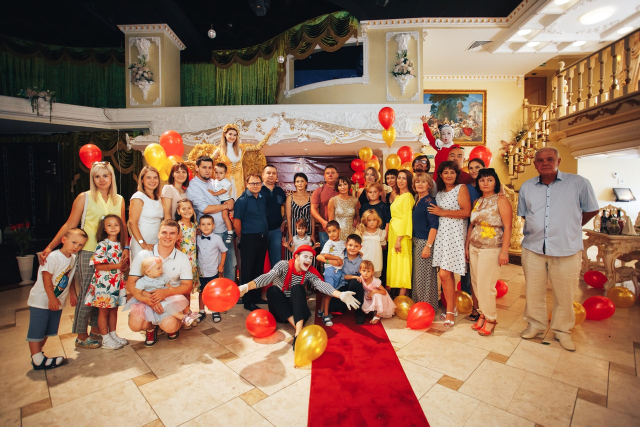
#> input picture sample/group_face.jpg, 1280 x 853 px, given in place of the camera (shown at 1/2 size)
$ python edgeSobel.py   (older library calls are emulated)
#> lines starting #> are read from the running program, lines starting #| are printed output that depends on the picture
import cv2

cap = cv2.VideoCapture(0)

cap.set(cv2.CAP_PROP_FRAME_WIDTH, 640)
cap.set(cv2.CAP_PROP_FRAME_HEIGHT, 480)

while True :
    ret, frame = cap.read()
#> frame is the input picture: shape (853, 1280, 3); mean B, G, R 91.4, 113.6, 148.7
    frame_gray = cv2.cvtColor(frame, cv2.COLOR_BGR2GRAY)
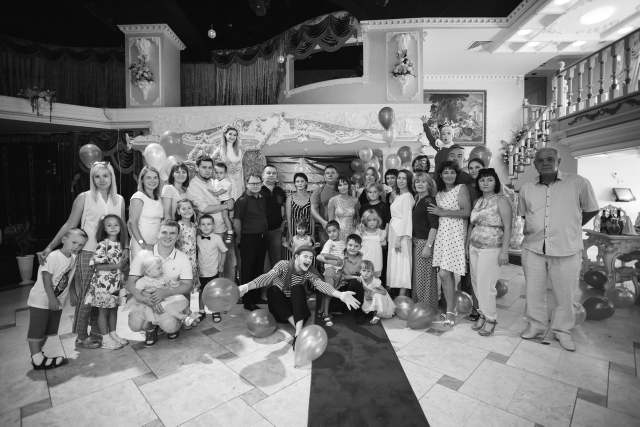
#> frame_gray: shape (853, 1280) (shown at 1/2 size); min 0, max 255, mean 121.6

    img_sobel_x = cv2.Sobel(frame_gray, cv2.CV_64F, 1, 0, ksize=3)
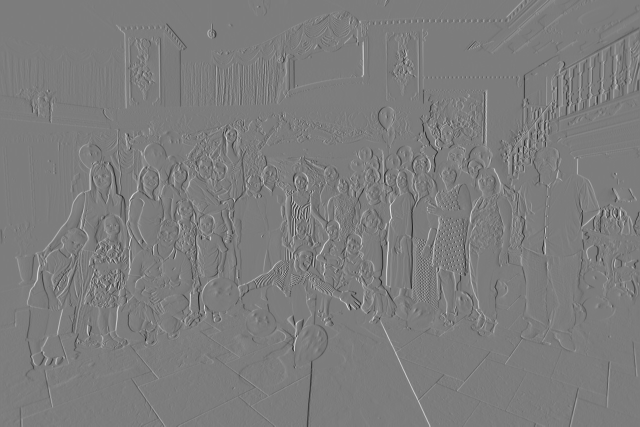
#> img_sobel_x: shape (853, 1280) float64 (shown at 1/2 size); min -844, max 880, mean 0.5; drawn with min black and max white
    img_sobel_x = cv2.convertScaleAbs(img_sobel_x)
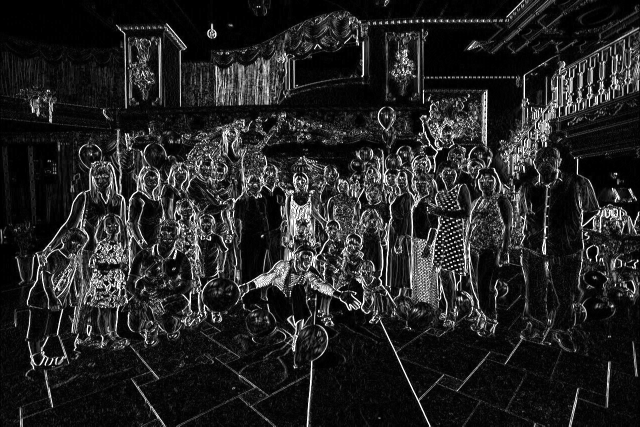
#> img_sobel_x: shape (853, 1280) (shown at 1/2 size); min 0, max 255, mean 36.2

    img_sobel_y = cv2.Sobel(frame_gray, cv2.CV_64F, 0, 1, ksize=3)
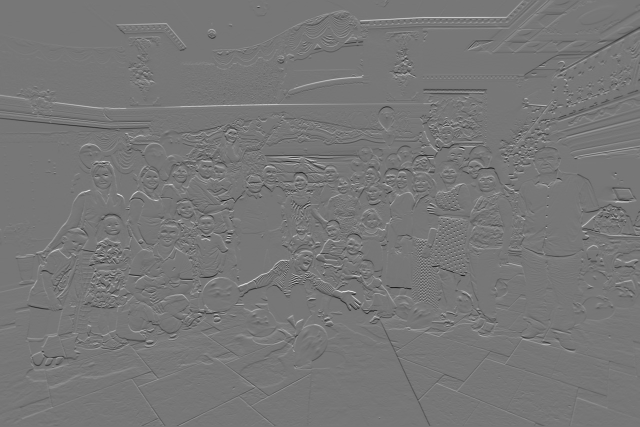
#> img_sobel_y: shape (853, 1280) float64 (shown at 1/2 size); min -838, max 955, mean 1; drawn with min black and max white
    img_sobel_y = cv2.convertScaleAbs(img_sobel_y)
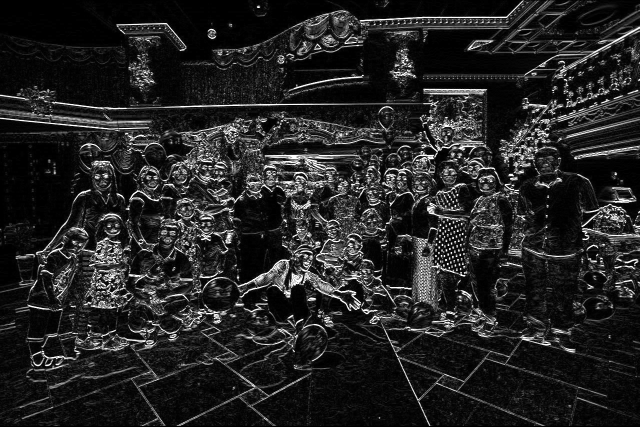
#> img_sobel_y: shape (853, 1280) (shown at 1/2 size); min 0, max 255, mean 35.8

    img_sobel = cv2.addWeighted(img_sobel_x, 1, img_sobel_y, 1, 0)
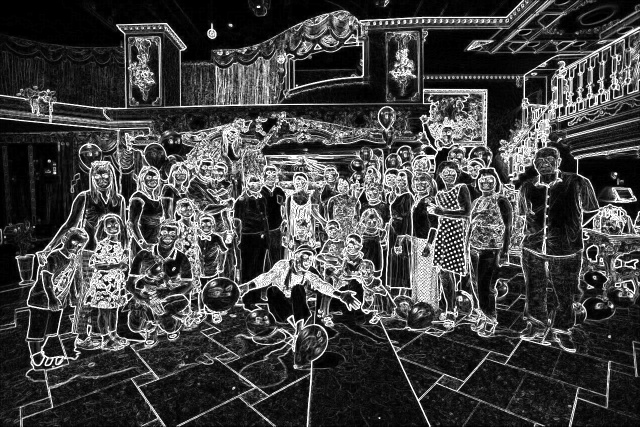
#> img_sobel: shape (853, 1280) (shown at 1/2 size); min 0, max 255, mean 65.8

    cv2.imshow("sobel", img_sobel)

    cv2.imshow("VideoFrame", frame)
    if cv2.waitKey(1) > 0: break
#> (key Esc is pressed here)

cap.release()
cv2.destroyAllWindows()

$ run again, on sample/man_face.jpg
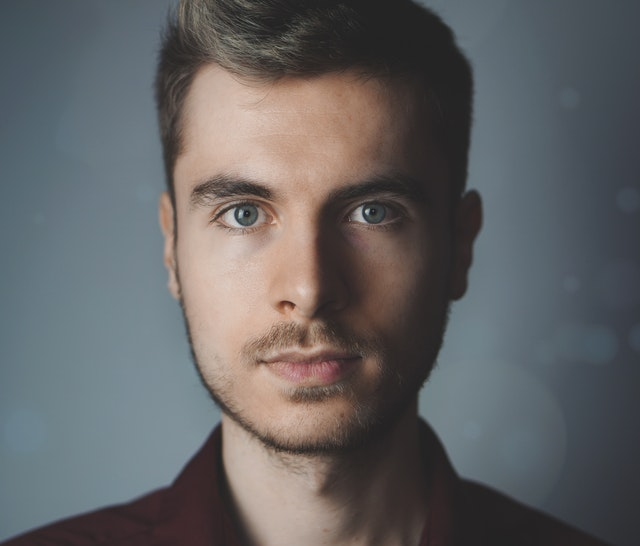
#> input picture sample/man_face.jpg, 640 x 546 px, given in place of the camera
#> frame is the input picture: shape (546, 640, 3); mean B, G, R 99.7, 98.7, 99.1
#> `img_sobel_y = cv2.Sobel(frame_gray, cv2.CV_64F, 0, 1, ksize=3)`:
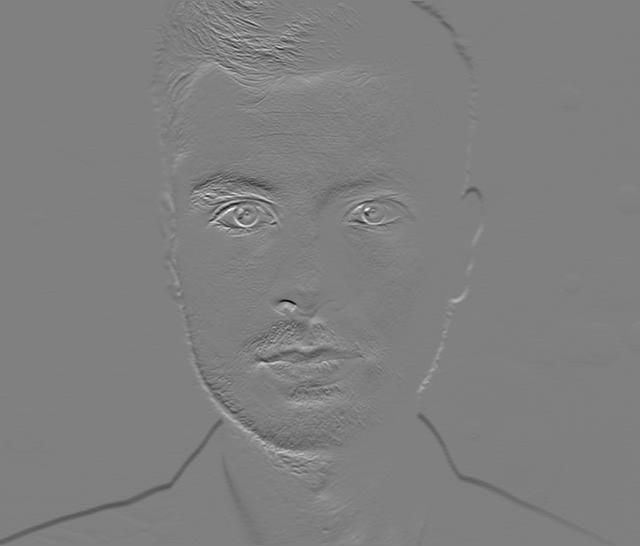
#> img_sobel_y: shape (546, 640) float64; min -435, max 431, mean -0.2; drawn with min black and max white
#> `img_sobel = cv2.addWeighted(img_sobel_x, 1, img_sobel_y, 1, 0)`:
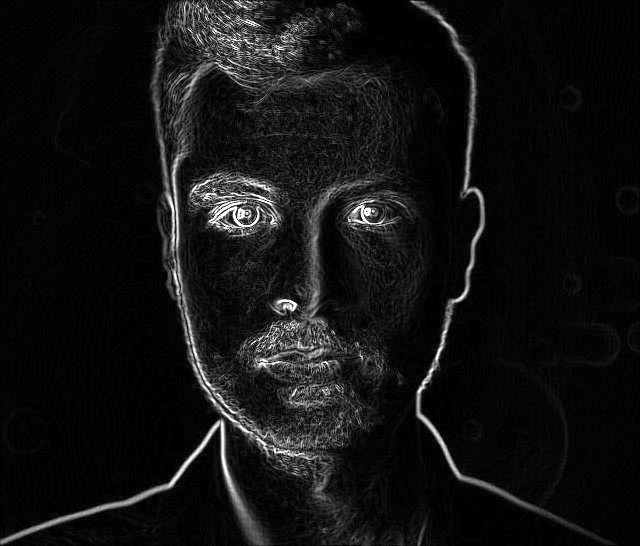
#> img_sobel: shape (546, 640); min 0, max 255, mean 18.4

$ run again, on sample/woman_face.jpg
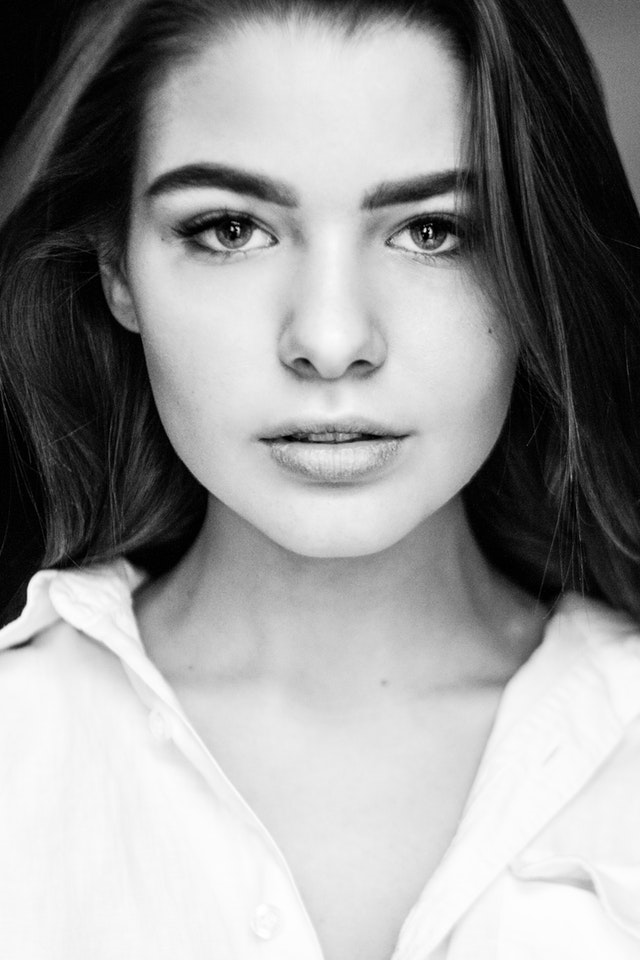
#> input picture sample/woman_face.jpg, 640 x 960 px, given in place of the camera
#> frame is the input picture: shape (960, 640, 3); min 0, max 255, mean 151.8
#> `img_sobel_y = cv2.Sobel(frame_gray, cv2.CV_64F, 0, 1, ksize=3)`:
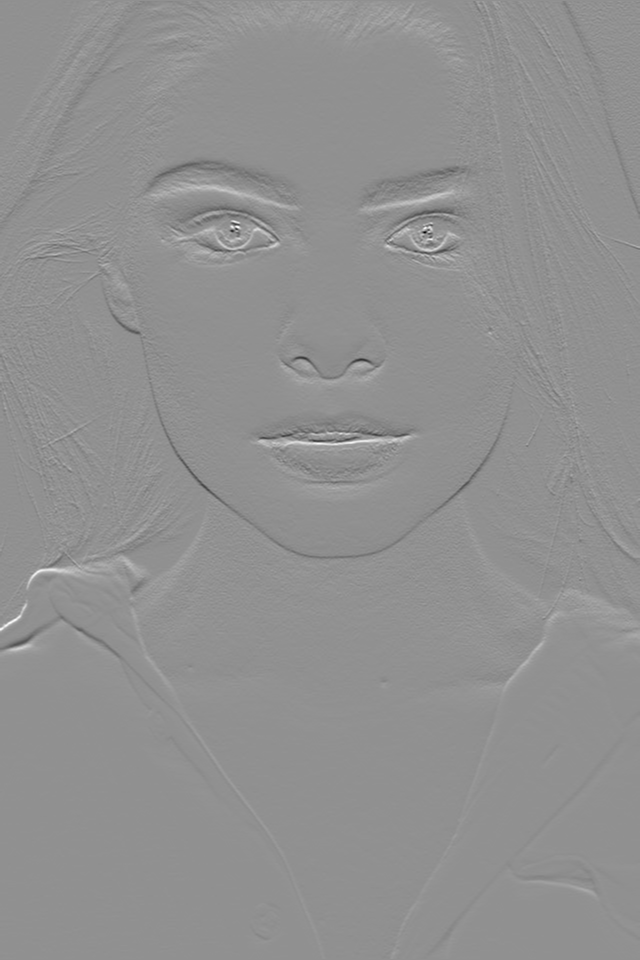
#> img_sobel_y: shape (960, 640) float64; min -785, max 598, mean 1.7; drawn with min black and max white
#> `img_sobel = cv2.addWeighted(img_sobel_x, 1, img_sobel_y, 1, 0)`:
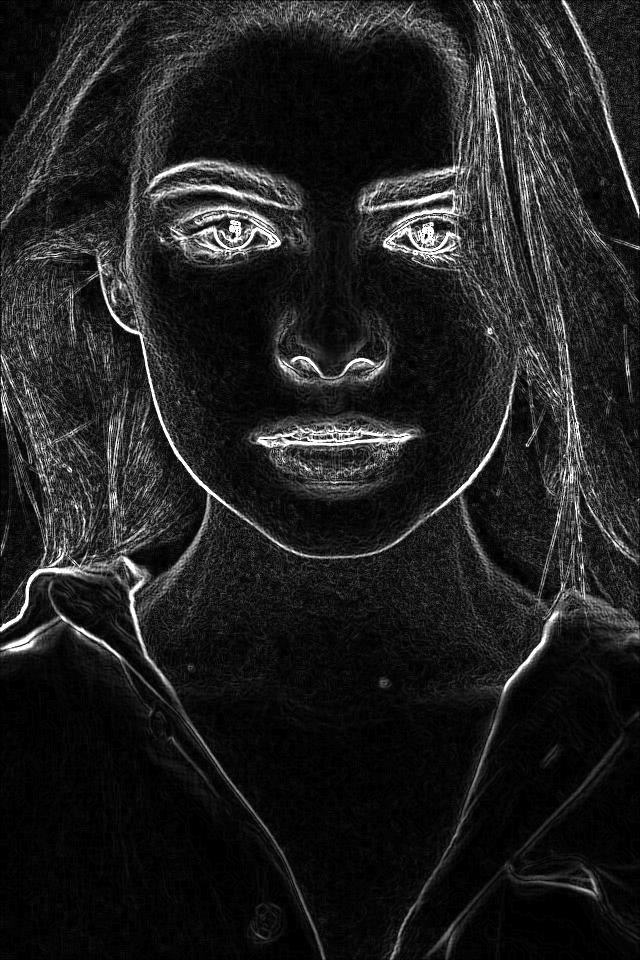
#> img_sobel: shape (960, 640); min 0, max 255, mean 32.2
